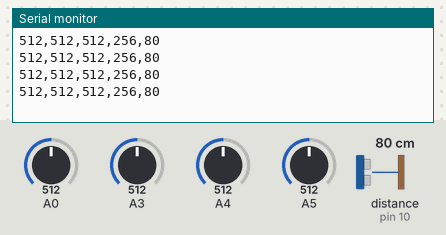
This sketch was run on a simulated Arduino Uno, built with avr-gcc and run on an emulated ATmega328P. Parts: the last lines printed to the serial monitor. Inputs (shaded band) come from the test bench; at power-on: distance to the obstacle (sensor on pin 10) 80 cm, A0 = 512, A3 = 512, A4 = 512, A5 = 512.

Above: at 1.2 s.
1.3 s: distance to the obstacle (sensor on pin 10) set to 4 cm
At 1.63 s:
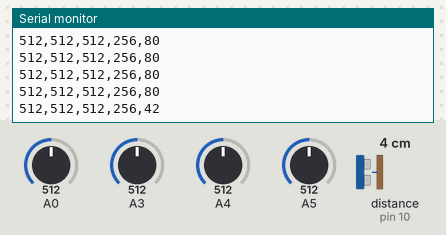
4.3 s: distance to the obstacle (sensor on pin 10) set to 35 cm
At 4.48 s:
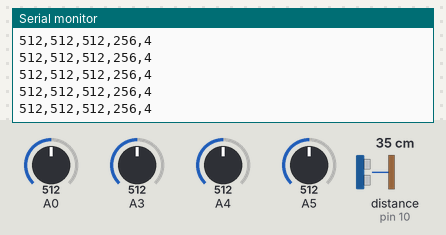
7.3 s: A0 set to 716
At 7.48 s:
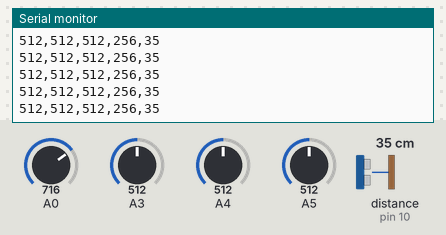
8.8 s: A3 set to 716
At 8.84 s:
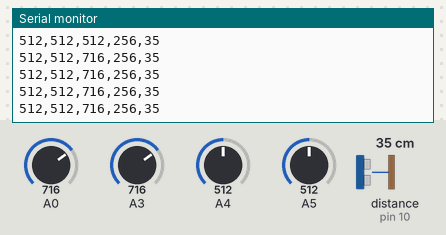
10.3 s: A4 set to 716
At 10.48 s:
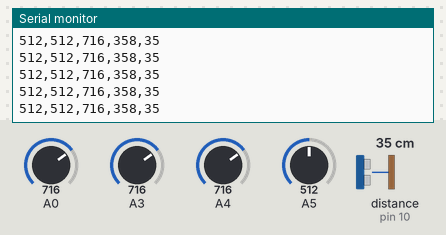
11.8 s: A5 set to 716
At 11.84 s:
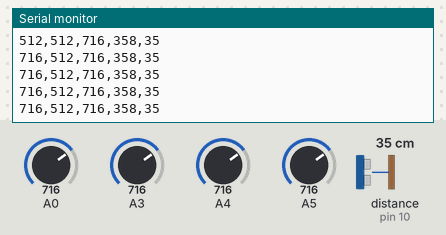
Timing chart, 0 to 14.3 s (numbered marks = the images above; inputs shaded):
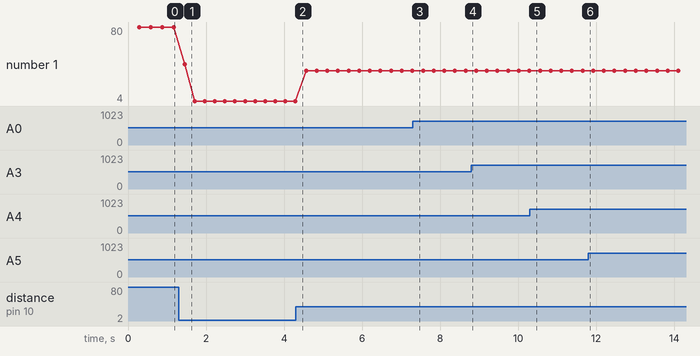

The sketch:

prj_25_ph_56_rnd_70_grp_8_owner_873_b458c0.ino
```cpp
#include "Ultrasonic.h"

Ultrasonic ultrasonic1(10);//on lie le capteur ultrason à la pin digitale 10
//initialisation
long sum = 0;
int son1;
int son2;
int RangeInCentimeters;
int value;
int sarbacanne;


void setup() {
  Serial.begin(9600);

}

void loop() {

  // Relevé du capteur de chaleur (thermistance)
  // Moyenne avec calcul par décalage de bits https://playground.arduino.cc/Code/BitMath
  sum = 0;
  for (int i=0; i<32; i++) {
    sum += analogRead(0);// on additionne les données du capteur à sum
  }
  sum >>= 5;//décalage digital de 5bit (divisé par 32)
  value = sum; // value prend donc pour valeur la moyenne des 32 dernier relevés

  // Relevé du capteur de son1
  sum = 0;
  for (int i=0; i<32; i++) {
  sum += analogRead(4);
  }
  sum >>= 5;
  son1 = sum;

  // Relevé du capteur de son2
  sum = 0;
  for (int i=0; i<32; i++) {
   sum += analogRead(5);
  }
  sum >>= 5;
  son2 = sum;

  // Relevé du capteur de sarbacanne;
  sarbacanne = analogRead(3)/2;// pas de moyenne pour diminuer une lattence dans le jeu


  // Relevé de distance = moyenne de 8 valeurs
  sum = 0;
  for (int i=0; i<8; i++) {
    sum += ultrasonic1.MeasureInCentimeters(); // two measurements should keep an interval -> delay(30) ci-dessous
    delay(30);
  }
  sum >>= 3;// division par 8
  RangeInCentimeters = sum;

  // on envoie les données vers processing
  Serial.print(son1);
  Serial.print(",");
  Serial.print(son2);
  Serial.print(",");
  Serial.print(value);
  Serial.print(",");
  Serial.print(sarbacanne);
   Serial.print(",");
  Serial.print(RangeInCentimeters);
  Serial.println();
  //delay(50);

}
```

Measured:
- after the input at 1.3 s, the serial monitor: prints a new line after 0.15 s (image 1)
- plotted number 1: 80 → 4 after the input at 1.3 s, 4 → 35 after the input at 4.3 s
